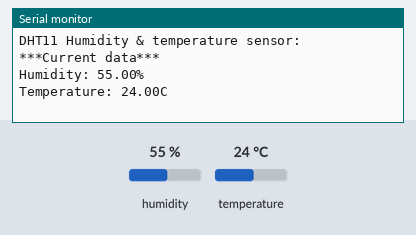
Recording of a sketch running on a simulated Arduino Uno, built with avr-gcc and run on an emulated ATmega328P. On the bench: the last lines printed to the serial monitor. Wiring (inferred from the names in the program): DHT11 sensor: data A0. Inputs (shaded band) come from the test bench; at power-on: humidity 55 %, temperature 24 °C.

Above: at 2.7 s.
2.8 s: humidity set to 22 %
At 6.0 s:
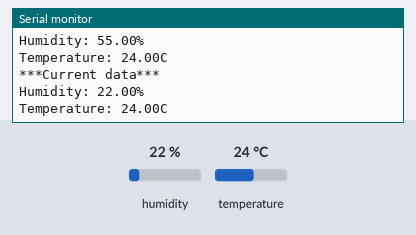
6.6 s: temperature set to 12 °C
At 8.0 s:
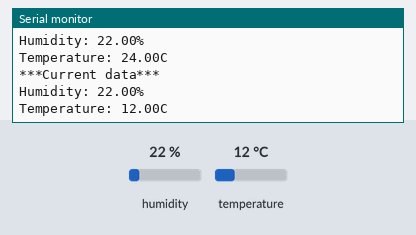
10.4 s: humidity set to 40 %
At 11.2 s:
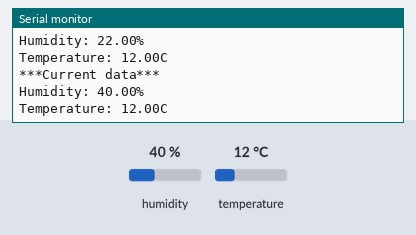
Timing chart, 0 to 13.4 s (numbered marks = the images above; inputs shaded):
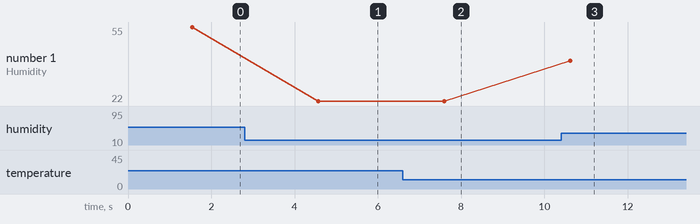

The sketch:

SensorDHT11.ino
```cpp
#include "dht.h"
#define dht_apin A0 // Analog Pin 0

dht DHT;

void setup() {

  Serial.begin(9600);
  delay(500);//Delay to let system boot
  Serial.println("DHT11 Humidity & temperature sensor:\n\n");
  delay(1000);//Wait before accessing Sensor

}

void loop() {
  DHT.read11(dht_apin);

  Serial.println("***Current data***");
  Serial.print("Humidity: ");
  Serial.print(DHT.humidity);
  Serial.print("%  \n");
  Serial.print("Temperature: ");
  Serial.print(DHT.temperature);
  Serial.println("C  \n");

  delay(3000);//Wait 3 seconds before accessing sensor again

}
```

dht.h
```cpp
//
//    FILE: dht.h
// VERSION: 0.1.00
// PURPOSE: DHT Temperature & Humidity Sensor library for Arduino
//
//     URL: http://arduino.cc/playground/Main/DHTLib
//
// HISTORY:
// see dht.cpp file
//

#ifndef dht_h
#define dht_h

#if ARDUINO >= 100
 #include "Arduino.h"
#else
 #include "WProgram.h"
#endif

#define DHT_LIB_VERSION "0.1.00"

class dht
{
public:
	int read11(uint8_t pin);
    int read22(uint8_t pin);
	double humidity;
	double temperature;

private:
	uint8_t bits[5];  // buffer to receive data
	int read(uint8_t pin);
};
#endif
//
// END OF FILE
//
```

Measured:
- after the input at 2.8 s, the serial monitor: prints a new line after 1.8 s (image 1)
- after the input at 6.6 s, the serial monitor: prints a new line after 1.0 s (image 2)
- after the input at 10.4 s, the serial monitor: prints a new line after 0.22 s (image 3)
- plotted number 1: 55 → 22 after the input at 2.8 s, 22 → 40 after the input at 10.4 s
